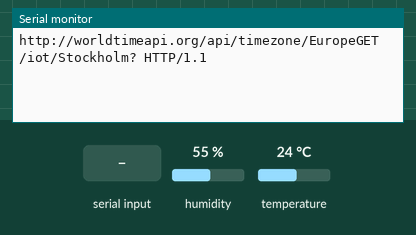
Bench run of a sketch on a simulated ESP8266 (NodeMCU). On the bench: the last lines printed to the serial monitor. Inputs (shaded band) come from the test bench; at power-on: humidity 55 %, temperature 24 °C. WiFi joins after 1.5 s; servers stay silent unless stated; uploads are accepted with an empty reply; the local clock reads 2024-03-15 10:24:30 at power-on unless the sketch sets it; web services answer with replies made up by the test bench. At 7.3 s the program puts the board to deep sleep or switches it off; the recording ends there.

Above: at 3.0 s.
3.1 s: "HTTP,150\n" received over the second serial link
At 5.3 s:
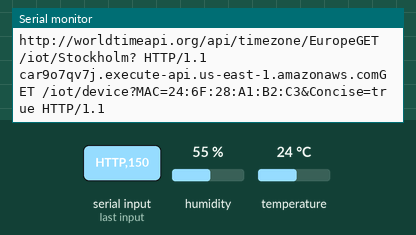
At 6.8 s:
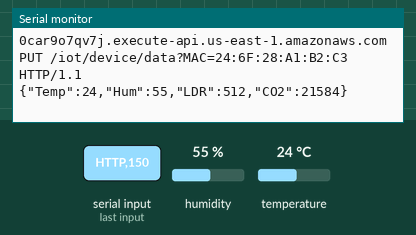

Measured:
- after the input at 3.1 s, the serial monitor: prints a new line after 1.8 s (image 1)

The sketch:

Time.ino
```cpp
#include <ESP8266WiFi.h>
#include <DNSServer.h>
#include <ESP8266WebServer.h>
#include <WiFiManager.h>
#include <SoftwareSerial.h>
#include <Wire.h>
#include <AM2320.h>
AM2320 sensorT;
SoftwareSerial sensor(13, 15);

int analogPin = A0;
const byte requestReading[] = {0xFF, 0x01, 0x86, 0x00, 0x00, 0x00, 0x00, 0x00, 0x79};
byte result[9];
int Temp, Hum, Lux, Co2 = 0;
String host = "car9o7qv7j.execute-api.us-east-1.amazonaws.com";
const String stage = "iot";
const char *fingerprint = "72:D4:00:92:77:37:50:C9:9B:A1:38:FA:21:8A:9B:FD:BA:CF:CD:49";
bool isRegistered = false;
int updateInterval = 9000;
String macQuery;
struct Response {
  int statusCode = -1;
  String payload = "";
};

WiFiClientSecure client;

Response makeRequest(String type, String uri, String query, String payload){
  if(client.connect(host, 443)){
    Serial.println(host + type + " /" + stage + uri + "?" + query + " HTTP/1.1");
    Serial.println(payload);
    client.println(type + " /" + stage + uri + "?" + query + " HTTP/1.1");
    client.println("Host: " + host);
    client.println("Connection: close");
    if(payload.length() > 0){
      client.println("Content-Type: application/json");
      client.print("Content-Length: ");
      client.println(payload.length());
      client.println();
      client.println(payload);
      client.println();
    }else{
      client.println();
    }
    String line;
    Response res;
    while(client.connected()){
      line = client.readStringUntil('\n');
      if(line.startsWith("HTTP") && res.statusCode < 0){
        res.statusCode = line.substring(9, 12).toInt();
      }if(line.startsWith("{")){
        client.stop();
        res.payload = line;
      }
    }
    return res;
  } else{
    Serial.println("Misslyckades med att ansluta till AWS.");
    Response res;
    res.statusCode = -1;
    res.payload = "no connection";
    return res;
  }
}

int readPPMSerial() {
  for (int i = 0; i < 9; i++) { sensor.write(requestReading[i]); }
  while (sensor.available() < 9) { }
  for (int i =0; i < 9; i++) { result[i] = sensor.read(); }
  return int(result[2]) * 256 + int(result[3]);
}

void getTemperature() {
  if (sensorT.measure()) {
    Temp = sensorT.getTemperature();
    Hum = sensorT.getHumidity();
  }
  else {
    int errorCode = sensorT.getErrorCode();
    switch (errorCode) {
      case 1: Serial.println("ERR: Sensor is offline"); break;
      case 2: Serial.println("ERR: CRC validation failed."); break;
    }
  }
}

void connectStart(){
  WiFiManager wifiManager;
  wifiManager.autoConnect("Simon");
  macQuery = "MAC=" + WiFi.macAddress();
  client.setFingerprint(fingerprint);
}

void infoSend(){
  String payload = "{\"Temp\":" + String(Temp) + ",\"Hum\":" + String(Hum) + ",\"LDR\":" + String(Lux) + ",\"CO2\":" + String(Co2) + "}";
  makeRequest("PUT", "/device/data", macQuery, payload);
}

void infoCheck(){
  Response getRes = makeRequest("GET", "/device", macQuery + "&Concise=true", "");
  if(getRes.statusCode == 404){
    Response postRes = makeRequest("POST", "/device", macQuery, "");
  }else if(getRes.statusCode == 200){
    updateInterval = getRes.payload.substring(getRes.payload.indexOf("\"updateInterval\":") + 17, getRes.payload.indexOf(',', getRes.payload.indexOf("\"updateInterval\":") + 17)).toInt();
    Serial.print(updateInterval);
    infoSend();
  }
}

void timeGet(){
  host = "http://worldtimeapi.org/api/timezone/Europe";
  Response getRes = makeRequest("GET", "/Stockholm", "", "");
  Serial.print(client.readStringUntil('\n'));
  host = "car9o7qv7j.execute-api.us-east-1.amazonaws.com";
}

void values(){
  Lux = analogRead(analogPin);
  Co2 = readPPMSerial();
  getTemperature();
}

void setup() {
  Serial.begin(9600);
  sensor.begin(9600);
  Wire.begin(12,14);
}

void loop(){
//  delay(180000);
  timeGet();
  values();
  connectStart();
  infoCheck();
  ESP.deepSleep(updateInterval*1000);
}
```
